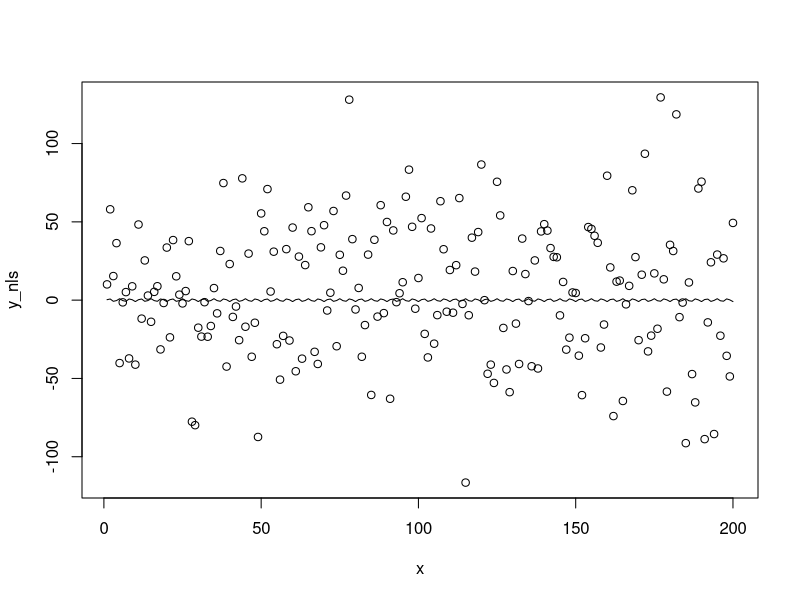

Recreate this plot in R. (Note: this script raises an error after producing the figure.)
# The Weierstrass function

wf <- function(x,n,a,b)
{
  v <- NULL
  for(j in 1:n)
  {
    v[j] <- (a^j)*cos((b^j)*x)
  }
  return(sum(v))
}

# The parameters initialization
a <- 10
b <- 71
# wf_iteration is 1, which means the data is in stable period

# The residual's IIDN parameters
std_dev <- 40
n <- 200            # the number of parameters
u <- rnorm(n,0,std_dev)
x <- 1:n


# The stable data is generated, along with the trend.
y_nls <- NULL
y_nls_trend <- NULL

for(i in 1:n)
{
  y_nls[i] <- wf(x[i],1,a,b) + u[i]
  y_nls_trend[i] <- wf(x[i],1,a,b)
}

# The nls function in R is used for the nonlinear estimations. However, it
# requires some parameters with which it begins the estimations. The alpha
# and beta are initialized with the data generating parameters.
init_parameters <- list(alpha = a, beta = b)

model_nls_stable <- nls(y_nls ~ alpha*cos(beta*x), start = init_parameters)
summary(model_nls_stable)

# The line function plots the difference between actual trend and fitted model
plot(x, y_nls)
lines(x, y_nls_trend - fitted(model_nls_stable))

# A manual calculation is also provided to check efficiency.
coeffest <- function(beta)
{
    (sum(y_nls * cos(beta*x)) * sum(x*sin(beta*2*x)))
    - (2*sum(x*y_nls*sin(beta*x)) * sum((cos(beta*x))^2))
}

b_est <- uniroot(coeffest, interval = c(b-3,b+3), extendInt = "yes")$root
a_est <- sum(y_nls*cos(bcof * x))/sum((cos(bcof*x))^2)

cat("\014")

c(a_est,b_est)